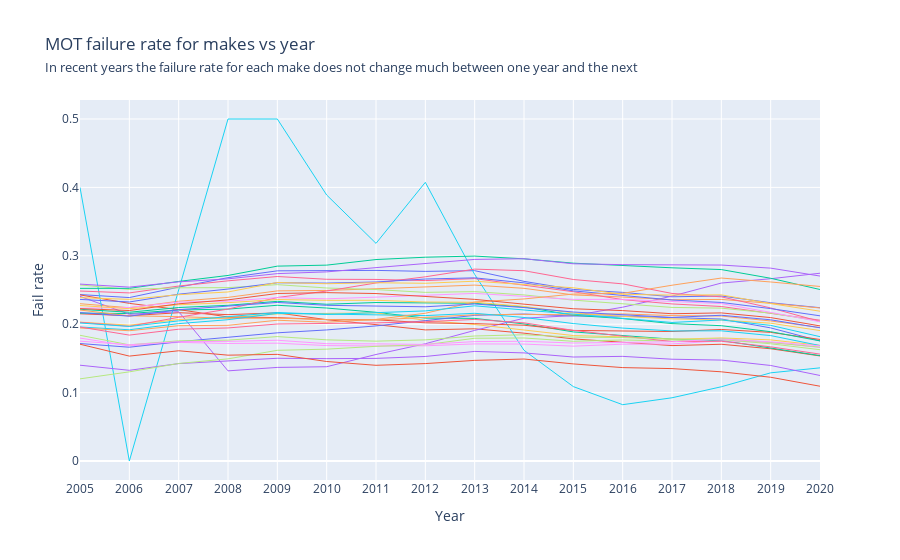

Here is the notebook cell this chart was saved with:
### Code cell
df_pivoted = df.pivot(index='Year', columns='Make', values='Fail rate')

fig = px.line(df_pivoted, labels={"value": "Fail rate"}, title='MOT failure rate for makes vs year<br><span style="font-size:75%">In recent years the failure rate for each make does not change much between one year and the next</span>')
fig.update_layout(showlegend=False)
fig.update_layout({
   'paper_bgcolor': 'rgba(0, 0, 0, 0)',
})
fig.update_traces(line=dict(width=1))
pio.write_image(fig, 'charts/03 - Failure rate for makes over time.svg', height=400, width=800)
fig.show()

### Figure 1 — Plotly figure (JSON) as saved in the notebook; plotly's stock layout.template omitted (floating-point values rounded to 4 significant figures)
{"data": [{"hovertemplate": "Make=ALFA ROMEO<br>Year=%{x}<br>Fail rate=%{y}<extra></extra>", "legendgroup": "ALFA ROMEO", "line": {"color": "#636efa", "dash": "solid", "width": 1}, "marker": {"symbol": "circle"}, "mode": "lines", "name": "ALFA ROMEO", "orientation": "v", "showlegend": true, "type": "scatter", "x": ["2005", "2006", "2007", "2008", "2009", "2010", "2011", "2012", "2013", "2014", "2015", "2016", "2017", "2018", "2019", "2020"], "xaxis": "x", "y": [0.2433, 0.2389, 0.2542, 0.268, 0.278, 0.2785, 0.2787, 0.2772, 0.2783, 0.2626, 0.2508, 0.2465, 0.2401, 0.2412, 0.2313, 0.2241], "yaxis": "y"}, {"hovertemplate": "Make=AUDI<br>Year=%{x}<br>Fail rate=%{y}<extra></extra>", "legendgroup": "AUDI", "line": {"color": "#EF553B", "dash": "solid", "width": 1}, "marker": {"symbol": "circle"}, "mode": "lines", "name": "AUDI", "orientation": "v", "showlegend": true, "type": "scatter", "x": ["2005", "2006", "2007", "2008", "2009", "2010", "2011", "2012", "2013", "2014", "2015", "2016", "2017", "2018", "2019", "2020"], "xaxis": "x", "y": [0.2152, 0.2124, 0.2168, 0.214, 0.2166, 0.2066, 0.1993, 0.1917, 0.1933, 0.1869, 0.1785, 0.1738, 0.1687, 0.1706, 0.1641, 0.1536], "yaxis": "y"}, {"hovertemplate": "Make=BMW<br>Year=%{x}<br>Fail rate=%{y}<extra></extra>", "legendgroup": "BMW", "line": {"color": "#00cc96", "dash": "solid", "width": 1}, "marker": {"symbol": "circle"}, "mode": "lines", "name": "BMW", "orientation": "v", "showlegend": true, "type": "scatter", "x": ["2005", "2006", "2007", "2008", "2009", "2010", "2011", "2012", "2013", "2014", "2015", "2016", "2017", "2018", "2019", "2020"], "xaxis": "x", "y": [0.2162, 0.2156, 0.2208, 0.2221, 0.2277, 0.2237, 0.2174, 0.2089, 0.2085, 0.2004, 0.1887, 0.1833, 0.1781, 0.1762, 0.1656, 0.1541], "yaxis": "y"}, {"hovertemplate": "Make=CHEVROLET<br>Year=%{x}<br>Fail rate=%{y}<extra></extra>", "legendgroup": "CHEVROLET", "line": {"color": "#ab63fa", "dash": "solid", "width": 1}, "marker": {"symbol": "circle"}, "mode": "lines", "name": "CHEVROLET", "orientation": "v", "showlegend": true, "type": "scatter", "x": ["2005", "2006", "2007", "2008", "2009", "2010", "2011", "2012", "2013", "2014", "2015", "2016", "2017", "2018", "2019", "2020"], "xaxis": "x", "y": [0.2407, 0.2145, 0.2183, 0.1318, 0.1368, 0.1378, 0.1557, 0.1714, 0.1909, 0.2088, 0.2126, 0.2249, 0.2411, 0.2602, 0.2665, 0.2745], "yaxis": "y"}, {"hovertemplate": "Make=CITROEN<br>Year=%{x}<br>Fail rate=%{y}<extra></extra>", "legendgroup": "CITROEN", "line": {"color": "#FFA15A", "dash": "solid", "width": 1}, "marker": {"symbol": "circle"}, "mode": "lines", "name": "CITROEN", "orientation": "v", "showlegend": true, "type": "scatter", "x": ["2005", "2006", "2007", "2008", "2009", "2010", "2011", "2012", "2013", "2014", "2015", "2016", "2017", "2018", "2019", "2020"], "xaxis": "x", "y": [0.23, 0.2241, 0.2336, 0.2392, 0.2487, 0.2493, 0.2518, 0.2541, 0.2572, 0.2524, 0.2428, 0.2397, 0.2357, 0.2362, 0.2305, 0.2237], "yaxis": "y"}, {"hovertemplate": "Make=DACIA<br>Year=%{x}<br>Fail rate=%{y}<extra></extra>", "legendgroup": "DACIA", "line": {"color": "#19d3f3", "dash": "solid", "width": 1}, "marker": {"symbol": "circle"}, "mode": "lines", "name": "DACIA", "orientation": "v", "showlegend": true, "type": "scatter", "x": ["2005", "2006", "2007", "2008", "2009", "2010", "2011", "2012", "2013", "2014", "2015", "2016", "2017", "2018", "2019", "2020"], "xaxis": "x", "y": [0.4, 0, 0.25, 0.5, 0.5, 0.3889, 0.3182, 0.4074, 0.2727, 0.1618, 0.1088, 0.08234, 0.09242, 0.1085, 0.1289, 0.1362], "yaxis": "y"}, {"hovertemplate": "Make=FIAT<br>Year=%{x}<br>Fail rate=%{y}<extra></extra>", "legendgroup": "FIAT", "line": {"color": "#FF6692", "dash": "solid", "width": 1}, "marker": {"symbol": "circle"}, "mode": "lines", "name": "FIAT", "orientation": "v", "showlegend": true, "type": "scatter", "x": ["2005", "2006", "2007", "2008", "2009", "2010", "2011", "2012", "2013", "2014", "2015", "2016", "2017", "2018", "2019", "2020"], "xaxis": "x", "y": [0.2485, 0.2457, 0.2558, 0.2634, 0.2697, 0.2657, 0.2654, 0.2638, 0.2667, 0.2574, 0.2475, 0.236, 0.2296, 0.2259, 0.2156, 0.2058], "yaxis": "y"}, {"hovertemplate": "Make=FORD<br>Year=%{x}<br>Fail rate=%{y}<extra></extra>", "legendgroup": "FORD", "line": {"color": "#B6E880", "dash": "solid", "width": 1}, "marker": {"symbol": "circle"}, "mode": "lines", "name": "FORD", "orientation": "v", "showlegend": true, "type": "scatter", "x": ["2005", "2006", "2007", "2008", "2009", "2010", "2011", "2012", "2013", "2014", "2015", "2016", "2017", "2018", "2019", "2020"], "xaxis": "x", "y": [0.2574, 0.2508, 0.2532, 0.2535, 0.2578, 0.2529, 0.2506, 0.2466, 0.2476, 0.2428, 0.2352, 0.2294, 0.2245, 0.2235, 0.2162, 0.2044], "yaxis": "y"}, {"hovertemplate": "Make=HONDA<br>Year=%{x}<br>Fail rate=%{y}<extra></extra>", "legendgroup": "HONDA", "line": {"color": "#FF97FF", "dash": "solid", "width": 1}, "marker": {"symbol": "circle"}, "mode": "lines", "name": "HONDA", "orientation": "v", "showlegend": true, "type": "scatter", "x": ["2005", "2006", "2007", "2008", "2009", "2010", "2011", "2012", "2013", "2014", "2015", "2016", "2017", "2018", "2019", "2020"], "xaxis": "x", "y": [0.1797, 0.1683, 0.1734, 0.1718, 0.1723, 0.1687, 0.1681, 0.1684, 0.1712, 0.171, 0.1679, 0.1708, 0.1712, 0.1757, 0.1732, 0.166], "yaxis": "y"}, {"hovertemplate": "Make=HYUNDAI<br>Year=%{x}<br>Fail rate=%{y}<extra></extra>", "legendgroup": "HYUNDAI", "line": {"color": "#FECB52", "dash": "solid", "width": 1}, "marker": {"symbol": "circle"}, "mode": "lines", "name": "HYUNDAI", "orientation": "v", "showlegend": true, "type": "scatter", "x": ["2005", "2006", "2007", "2008", "2009", "2010", "2011", "2012", "2013", "2014", "2015", "2016", "2017", "2018", "2019", "2020"], "xaxis": "x", "y": [0.203, 0.1986, 0.2068, 0.2093, 0.215, 0.2161, 0.2166, 0.2055, 0.1995, 0.1915, 0.1834, 0.1815, 0.178, 0.1799, 0.1771, 0.169], "yaxis": "y"}, {"hovertemplate": "Make=JAGUAR<br>Year=%{x}<br>Fail rate=%{y}<extra></extra>", "legendgroup": "JAGUAR", "line": {"color": "#636efa", "dash": "solid", "width": 1}, "marker": {"symbol": "circle"}, "mode": "lines", "name": "JAGUAR", "orientation": "v", "showlegend": true, "type": "scatter", "x": ["2005", "2006", "2007", "2008", "2009", "2010", "2011", "2012", "2013", "2014", "2015", "2016", "2017", "2018", "2019", "2020"], "xaxis": "x", "y": [0.1717, 0.1663, 0.1744, 0.1809, 0.1874, 0.1916, 0.1975, 0.2052, 0.213, 0.2148, 0.212, 0.2117, 0.2093, 0.2076, 0.1946, 0.1756], "yaxis": "y"}, {"hovertemplate": "Make=KIA<br>Year=%{x}<br>Fail rate=%{y}<extra></extra>", "legendgroup": "KIA", "line": {"color": "#EF553B", "dash": "solid", "width": 1}, "marker": {"symbol": "circle"}, "mode": "lines", "name": "KIA", "orientation": "v", "showlegend": true, "type": "scatter", "x": ["2005", "2006", "2007", "2008", "2009", "2010", "2011", "2012", "2013", "2014", "2015", "2016", "2017", "2018", "2019", "2020"], "xaxis": "x", "y": [0.2428, 0.2305, 0.2214, 0.2106, 0.2097, 0.2066, 0.2065, 0.202, 0.2008, 0.1985, 0.1909, 0.1897, 0.1893, 0.1923, 0.188, 0.1777], "yaxis": "y"}, {"hovertemplate": "Make=LAND ROVER<br>Year=%{x}<br>Fail rate=%{y}<extra></extra>", "legendgroup": "LAND ROVER", "line": {"color": "#00cc96", "dash": "solid", "width": 1}, "marker": {"symbol": "circle"}, "mode": "lines", "name": "LAND ROVER", "orientation": "v", "showlegend": true, "type": "scatter", "x": ["2005", "2006", "2007", "2008", "2009", "2010", "2011", "2012", "2013", "2014", "2015", "2016", "2017", "2018", "2019", "2020"], "xaxis": "x", "y": [0.2218, 0.2175, 0.2244, 0.2276, 0.2334, 0.2292, 0.2317, 0.2317, 0.2306, 0.2253, 0.2131, 0.2082, 0.2008, 0.1978, 0.189, 0.1756], "yaxis": "y"}, {"hovertemplate": "Make=LEXUS<br>Year=%{x}<br>Fail rate=%{y}<extra></extra>", "legendgroup": "LEXUS", "line": {"color": "#ab63fa", "dash": "solid", "width": 1}, "marker": {"symbol": "circle"}, "mode": "lines", "name": "LEXUS", "orientation": "v", "showlegend": true, "type": "scatter", "x": ["2005", "2006", "2007", "2008", "2009", "2010", "2011", "2012", "2013", "2014", "2015", "2016", "2017", "2018", "2019", "2020"], "xaxis": "x", "y": [0.1401, 0.1326, 0.1424, 0.1459, 0.1502, 0.1496, 0.15, 0.1528, 0.1602, 0.158, 0.152, 0.153, 0.1488, 0.1475, 0.1397, 0.125], "yaxis": "y"}, {"hovertemplate": "Make=MAZDA<br>Year=%{x}<br>Fail rate=%{y}<extra></extra>", "legendgroup": "MAZDA", "line": {"color": "#FFA15A", "dash": "solid", "width": 1}, "marker": {"symbol": "circle"}, "mode": "lines", "name": "MAZDA", "orientation": "v", "showlegend": true, "type": "scatter", "x": ["2005", "2006", "2007", "2008", "2009", "2010", "2011", "2012", "2013", "2014", "2015", "2016", "2017", "2018", "2019", "2020"], "xaxis": "x", "y": [0.2207, 0.2123, 0.211, 0.2087, 0.2088, 0.2068, 0.2062, 0.21, 0.2138, 0.2144, 0.2137, 0.215, 0.2126, 0.212, 0.2048, 0.1951], "yaxis": "y"}, {"hovertemplate": "Make=MERCEDES<br>Year=%{x}<br>Fail rate=%{y}<extra></extra>", "legendgroup": "MERCEDES", "line": {"color": "#19d3f3", "dash": "solid", "width": 1}, "marker": {"symbol": "circle"}, "mode": "lines", "name": "MERCEDES", "orientation": "v", "showlegend": true, "type": "scatter", "x": ["2005", "2006", "2007", "2008", "2009", "2010", "2011", "2012", "2013", "2014", "2015", "2016", "2017", "2018", "2019", "2020"], "xaxis": "x", "y": [0.1959, 0.1919, 0.2008, 0.2066, 0.2159, 0.2144, 0.2139, 0.2126, 0.2159, 0.2098, 0.201, 0.1943, 0.1902, 0.1903, 0.1833, 0.1688], "yaxis": "y"}, {"hovertemplate": "Make=MG<br>Year=%{x}<br>Fail rate=%{y}<extra></extra>", "legendgroup": "MG", "line": {"color": "#FF6692", "dash": "solid", "width": 1}, "marker": {"symbol": "circle"}, "mode": "lines", "name": "MG", "orientation": "v", "showlegend": true, "type": "scatter", "x": ["2005", "2006", "2007", "2008", "2009", "2010", "2011", "2012", "2013", "2014", "2015", "2016", "2017", "2018", "2019", "2020"], "xaxis": "x", "y": [0.2028, 0.1969, 0.2101, 0.2221, 0.239, 0.2485, 0.2603, 0.2693, 0.2805, 0.2782, 0.2654, 0.259, 0.245, 0.24, 0.2238, 0.204], "yaxis": "y"}, {"hovertemplate": "Make=MINI<br>Year=%{x}<br>Fail rate=%{y}<extra></extra>", "legendgroup": "MINI", "line": {"color": "#B6E880", "dash": "solid", "width": 1}, "marker": {"symbol": "circle"}, "mode": "lines", "name": "MINI", "orientation": "v", "showlegend": true, "type": "scatter", "x": ["2005", "2006", "2007", "2008", "2009", "2010", "2011", "2012", "2013", "2014", "2015", "2016", "2017", "2018", "2019", "2020"], "xaxis": "x", "y": [0.1201, 0.1303, 0.1426, 0.1493, 0.1618, 0.1635, 0.1677, 0.17, 0.1794, 0.1799, 0.175, 0.177, 0.1753, 0.1793, 0.1732, 0.1665], "yaxis": "y"}, {"hovertemplate": "Make=MITSUBISHI<br>Year=%{x}<br>Fail rate=%{y}<extra></extra>", "legendgroup": "MITSUBISHI", "line": {"color": "#FF97FF", "dash": "solid", "width": 1}, "marker": {"symbol": "circle"}, "mode": "lines", "name": "MITSUBISHI", "orientation": "v", "showlegend": true, "type": "scatter", "x": ["2005", "2006", "2007", "2008", "2009", "2010", "2011", "2012", "2013", "2014", "2015", "2016", "2017", "2018", "2019", "2020"], "xaxis": "x", "y": [0.2232, 0.2245, 0.2323, 0.2337, 0.2389, 0.2371, 0.2396, 0.2418, 0.245, 0.2407, 0.2363, 0.2363, 0.233, 0.2301, 0.2173, 0.2036], "yaxis": "y"}, {"hovertemplate": "Make=NISSAN<br>Year=%{x}<br>Fail rate=%{y}<extra></extra>", "legendgroup": "NISSAN", "line": {"color": "#FECB52", "dash": "solid", "width": 1}, "marker": {"symbol": "circle"}, "mode": "lines", "name": "NISSAN", "orientation": "v", "showlegend": true, "type": "scatter", "x": ["2005", "2006", "2007", "2008", "2009", "2010", "2011", "2012", "2013", "2014", "2015", "2016", "2017", "2018", "2019", "2020"], "xaxis": "x", "y": [0.2273, 0.2227, 0.2284, 0.2315, 0.2361, 0.2349, 0.2349, 0.2324, 0.2321, 0.226, 0.2164, 0.2115, 0.2078, 0.2061, 0.2014, 0.1907], "yaxis": "y"}, {"hovertemplate": "Make=PEUGEOT<br>Year=%{x}<br>Fail rate=%{y}<extra></extra>", "legendgroup": "PEUGEOT", "line": {"color": "#636efa", "dash": "solid", "width": 1}, "marker": {"symbol": "circle"}, "mode": "lines", "name": "PEUGEOT", "orientation": "v", "showlegend": true, "type": "scatter", "x": ["2005", "2006", "2007", "2008", "2009", "2010", "2011", "2012", "2013", "2014", "2015", "2016", "2017", "2018", "2019", "2020"], "xaxis": "x", "y": [0.2362, 0.2325, 0.2439, 0.2514, 0.2606, 0.2601, 0.2617, 0.266, 0.2678, 0.2604, 0.2487, 0.2424, 0.2354, 0.2318, 0.2228, 0.2122], "yaxis": "y"}, {"hovertemplate": "Make=PORSCHE<br>Year=%{x}<br>Fail rate=%{y}<extra></extra>", "legendgroup": "PORSCHE", "line": {"color": "#EF553B", "dash": "solid", "width": 1}, "marker": {"symbol": "circle"}, "mode": "lines", "name": "PORSCHE", "orientation": "v", "showlegend": true, "type": "scatter", "x": ["2005", "2006", "2007", "2008", "2009", "2010", "2011", "2012", "2013", "2014", "2015", "2016", "2017", "2018", "2019", "2020"], "xaxis": "x", "y": [0.1707, 0.1534, 0.1612, 0.1547, 0.1559, 0.1455, 0.1399, 0.1424, 0.1471, 0.1491, 0.1419, 0.1366, 0.1351, 0.1304, 0.1224, 0.1093], "yaxis": "y"}, {"hovertemplate": "Make=RENAULT<br>Year=%{x}<br>Fail rate=%{y}<extra></extra>", "legendgroup": "RENAULT", "line": {"color": "#00cc96", "dash": "solid", "width": 1}, "marker": {"symbol": "circle"}, "mode": "lines", "name": "RENAULT", "orientation": "v", "showlegend": true, "type": "scatter", "x": ["2005", "2006", "2007", "2008", "2009", "2010", "2011", "2012", "2013", "2014", "2015", "2016", "2017", "2018", "2019", "2020"], "xaxis": "x", "y": [0.2524, 0.2525, 0.2625, 0.2713, 0.2849, 0.2863, 0.2945, 0.2979, 0.2996, 0.2956, 0.2892, 0.2857, 0.2825, 0.2799, 0.2671, 0.2507], "yaxis": "y"}, {"hovertemplate": "Make=ROVER<br>Year=%{x}<br>Fail rate=%{y}<extra></extra>", "legendgroup": "ROVER", "line": {"color": "#ab63fa", "dash": "solid", "width": 1}, "marker": {"symbol": "circle"}, "mode": "lines", "name": "ROVER", "orientation": "v", "showlegend": true, "type": "scatter", "x": ["2005", "2006", "2007", "2008", "2009", "2010", "2011", "2012", "2013", "2014", "2015", "2016", "2017", "2018", "2019", "2020"], "xaxis": "x", "y": [0.2586, 0.2542, 0.2619, 0.2663, 0.274, 0.2765, 0.2827, 0.2882, 0.2947, 0.2957, 0.2883, 0.2871, 0.2868, 0.2865, 0.282, 0.2704], "yaxis": "y"}, {"hovertemplate": "Make=SAAB<br>Year=%{x}<br>Fail rate=%{y}<extra></extra>", "legendgroup": "SAAB", "line": {"color": "#FFA15A", "dash": "solid", "width": 1}, "marker": {"symbol": "circle"}, "mode": "lines", "name": "SAAB", "orientation": "v", "showlegend": true, "type": "scatter", "x": ["2005", "2006", "2007", "2008", "2009", "2010", "2011", "2012", "2013", "2014", "2015", "2016", "2017", "2018", "2019", "2020"], "xaxis": "x", "y": [0.1945, 0.1904, 0.1978, 0.1984, 0.2058, 0.2028, 0.207, 0.216, 0.2325, 0.2369, 0.2441, 0.2451, 0.257, 0.2675, 0.2617, 0.2552], "yaxis": "y"}, {"hovertemplate": "Make=SEAT<br>Year=%{x}<br>Fail rate=%{y}<extra></extra>", "legendgroup": "SEAT", "line": {"color": "#19d3f3", "dash": "solid", "width": 1}, "marker": {"symbol": "circle"}, "mode": "lines", "name": "SEAT", "orientation": "v", "showlegend": true, "type": "scatter", "x": ["2005", "2006", "2007", "2008", "2009", "2010", "2011", "2012", "2013", "2014", "2015", "2016", "2017", "2018", "2019", "2020"], "xaxis": "x", "y": [0.2018, 0.1967, 0.2049, 0.2112, 0.2172, 0.2143, 0.2167, 0.2194, 0.2269, 0.2208, 0.2138, 0.2084, 0.2025, 0.2062, 0.1983, 0.1818], "yaxis": "y"}, {"hovertemplate": "Make=SKODA<br>Year=%{x}<br>Fail rate=%{y}<extra></extra>", "legendgroup": "SKODA", "line": {"color": "#FF6692", "dash": "solid", "width": 1}, "marker": {"symbol": "circle"}, "mode": "lines", "name": "SKODA", "orientation": "v", "showlegend": true, "type": "scatter", "x": ["2005", "2006", "2007", "2008", "2009", "2010", "2011", "2012", "2013", "2014", "2015", "2016", "2017", "2018", "2019", "2020"], "xaxis": "x", "y": [0.1959, 0.1841, 0.1927, 0.1945, 0.2003, 0.2007, 0.2019, 0.2036, 0.207, 0.202, 0.191, 0.1826, 0.1746, 0.1751, 0.1669, 0.1563], "yaxis": "y"}, {"hovertemplate": "Make=SUZUKI<br>Year=%{x}<br>Fail rate=%{y}<extra></extra>", "legendgroup": "SUZUKI", "line": {"color": "#B6E880", "dash": "solid", "width": 1}, "marker": {"symbol": "circle"}, "mode": "lines", "name": "SUZUKI", "orientation": "v", "showlegend": true, "type": "scatter", "x": ["2005", "2006", "2007", "2008", "2009", "2010", "2011", "2012", "2013", "2014", "2015", "2016", "2017", "2018", "2019", "2020"], "xaxis": "x", "y": [0.1838, 0.1698, 0.1757, 0.1767, 0.1819, 0.1771, 0.1752, 0.1771, 0.1828, 0.1846, 0.1811, 0.1805, 0.1781, 0.1777, 0.1714, 0.1627], "yaxis": "y"}, {"hovertemplate": "Make=TOYOTA<br>Year=%{x}<br>Fail rate=%{y}<extra></extra>", "legendgroup": "TOYOTA", "line": {"color": "#FF97FF", "dash": "solid", "width": 1}, "marker": {"symbol": "circle"}, "mode": "lines", "name": "TOYOTA", "orientation": "v", "showlegend": true, "type": "scatter", "x": ["2005", "2006", "2007", "2008", "2009", "2010", "2011", "2012", "2013", "2014", "2015", "2016", "2017", "2018", "2019", "2020"], "xaxis": "x", "y": [0.1752, 0.1699, 0.1744, 0.1749, 0.1765, 0.1715, 0.1713, 0.1704, 0.1746, 0.175, 0.1725, 0.1734, 0.1743, 0.1783, 0.1742, 0.1684], "yaxis": "y"}, {"hovertemplate": "Make=VAUXHALL<br>Year=%{x}<br>Fail rate=%{y}<extra></extra>", "legendgroup": "VAUXHALL", "line": {"color": "#FECB52", "dash": "solid", "width": 1}, "marker": {"symbol": "circle"}, "mode": "lines", "name": "VAUXHALL", "orientation": "v", "showlegend": true, "type": "scatter", "x": ["2005", "2006", "2007", "2008", "2009", "2010", "2011", "2012", "2013", "2014", "2015", "2016", "2017", "2018", "2019", "2020"], "xaxis": "x", "y": [0.2388, 0.2363, 0.2431, 0.2471, 0.261, 0.2592, 0.2606, 0.2598, 0.2628, 0.2576, 0.2533, 0.2437, 0.2425, 0.2429, 0.2301, 0.219], "yaxis": "y"}, {"hovertemplate": "Make=VOLKSWAGEN<br>Year=%{x}<br>Fail rate=%{y}<extra></extra>", "legendgroup": "VOLKSWAGEN", "line": {"color": "#636efa", "dash": "solid", "width": 1}, "marker": {"symbol": "circle"}, "mode": "lines", "name": "VOLKSWAGEN", "orientation": "v", "showlegend": true, "type": "scatter", "x": ["2005", "2006", "2007", "2008", "2009", "2010", "2011", "2012", "2013", "2014", "2015", "2016", "2017", "2018", "2019", "2020"], "xaxis": "x", "y": [0.217, 0.2117, 0.2212, 0.2267, 0.2318, 0.2276, 0.2263, 0.2254, 0.2296, 0.2243, 0.2178, 0.2137, 0.2099, 0.2131, 0.2064, 0.1948], "yaxis": "y"}, {"hovertemplate": "Make=VOLVO<br>Year=%{x}<br>Fail rate=%{y}<extra></extra>", "legendgroup": "VOLVO", "line": {"color": "#EF553B", "dash": "solid", "width": 1}, "marker": {"symbol": "circle"}, "mode": "lines", "name": "VOLVO", "orientation": "v", "showlegend": true, "type": "scatter", "x": ["2005", "2006", "2007", "2008", "2009", "2010", "2011", "2012", "2013", "2014", "2015", "2016", "2017", "2018", "2019", "2020"], "xaxis": "x", "y": [0.2228, 0.22, 0.2298, 0.2356, 0.2449, 0.2462, 0.2448, 0.2404, 0.2363, 0.2293, 0.2226, 0.2199, 0.2153, 0.2165, 0.2097, 0.1975], "yaxis": "y"}], "layout": {"autosize": true, "legend": {"title": {"text": "Make"}, "tracegroupgap": 0}, "paper_bgcolor": "rgba(0, 0, 0, 0)", "showlegend": false, "title": {"text": "MOT failure rate for makes vs year<br><span style=\"font-size:75%\">In recent years the failure rate for each make does not change much between one year and the next</span>"}, "xaxis": {"anchor": "y", "autorange": true, "domain": [0, 1], "range": [0, 15], "title": {"text": "Year"}, "type": "category"}, "yaxis": {"anchor": "x", "autorange": true, "domain": [0, 1], "range": [-0.02778, 0.5278], "title": {"text": "Fail rate"}, "type": "linear"}}}
